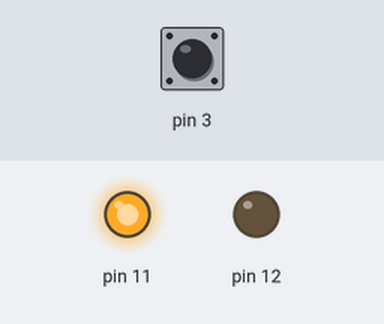
This sketch was run on a simulated Arduino Uno, built with avr-gcc and run on an emulated ATmega328P. Parts: output pins drawn as LEDs (lit = HIGH). Inputs (shaded band) come from the test bench; at power-on: pin 3 LOW.

Above: at 1.2 s.
1.3 s: pin 3 driven HIGH
At 2.4 s:
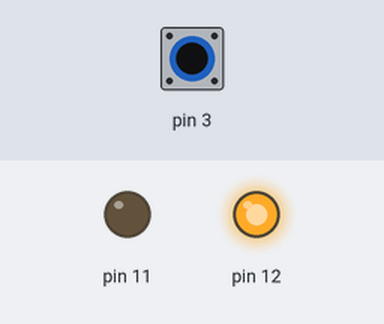
2.8 s: pin 3 pulsed LOW 2 times (0.12 s each, 0.3 s apart)
At 5.8 s:
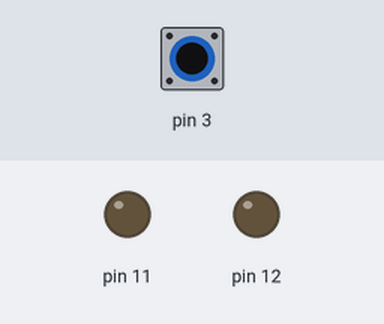
Timing chart, 0 to 7.3 s (numbered marks = the images above; inputs shaded):
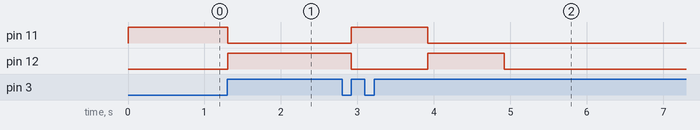

Measured:
- after the input at 1.3 s, pin 11: HIGH → LOW at once; pin 12: LOW → HIGH at once
- after the input at 2.8 s, pin 11: LOW → HIGH after 0.12 s, → LOW 1.0 s later; pin 12: HIGH → LOW after 0.12 s, → HIGH 1.0 s later, → LOW 1.0 s later

The sketch:

Xmas_Lights_v2.ino
```cpp
volatile int mode = 1; // 0 = off, 1 = white, 2 = colored, 3 = flashing

void toggle(){
  if(digitalRead(3) == HIGH){
  if(mode == 3){
    mode = 0;
  }
  else{
    mode++;
  }
  delay(500);
 }
}

void setup() {
  pinMode(12, OUTPUT);
  pinMode(11, OUTPUT);
  pinMode(2, INPUT);
  attachInterrupt(digitalPinToInterrupt(3), toggle, HIGH);
}

void loop() {
 switch(mode){
    case 0:
      digitalWrite(12, LOW);
      digitalWrite(11, LOW);
      break;
    case 1:
      digitalWrite(12, LOW);
      digitalWrite(11, HIGH);
      break;
    case 2:
      digitalWrite(11, LOW);
      digitalWrite(12, HIGH);
      break;
    case 3:
      digitalWrite(11, LOW);
      digitalWrite(12, LOW);
      digitalWrite(11, HIGH);
      delay(1000);
      digitalWrite(11, LOW);
      digitalWrite(12, HIGH);
      delay(1000);
      digitalWrite(12, LOW);
      break;
  }
}
```
